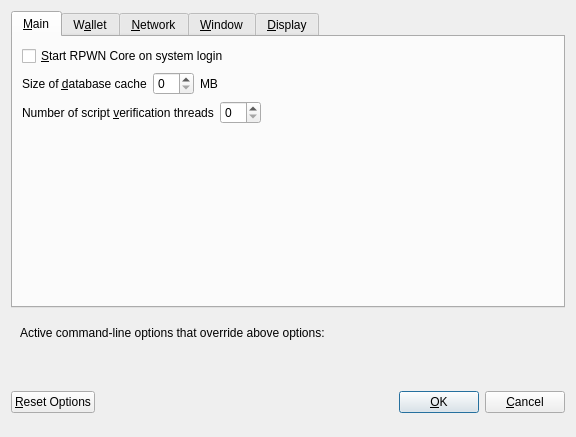
<?xml version="1.0" encoding="UTF-8"?>
<ui version="4.0">
 <class>OptionsDialog</class>
 <widget class="QDialog" name="OptionsDialog">
  <property name="geometry">
   <rect>
    <x>0</x>
    <y>0</y>
    <width>576</width>
    <height>402</height>
   </rect>
  </property>
  <property name="windowTitle">
   <string>Options</string>
  </property>
  <property name="modal">
   <bool>true</bool>
  </property>
  <layout class="QVBoxLayout" name="verticalLayout">
   <item>
    <widget class="QTabWidget" name="tabWidget">
     <property name="currentIndex">
      <number>0</number>
     </property>
     <widget class="QWidget" name="tabMain">
      <attribute name="title">
       <string>&amp;Main</string>
      </attribute>
      <layout class="QVBoxLayout" name="verticalLayout_Main">
       <item>
        <widget class="QCheckBox" name="bitcoinAtStartup">
         <property name="toolTip">
          <string>Automatically start RPWN Core after logging in to the system.</string>
         </property>
         <property name="text">
          <string>&amp;Start RPWN Core on system login</string>
         </property>
        </widget>
       </item>
       <item>
        <layout class="QHBoxLayout" name="horizontalLayout_2_Main">
         <item>
          <widget class="QLabel" name="databaseCacheLabel">
           <property name="text">
            <string>Size of &amp;database cache</string>
           </property>
           <property name="textFormat">
            <enum>Qt::PlainText</enum>
           </property>
           <property name="buddy">
            <cstring>databaseCache</cstring>
           </property>
          </widget>
         </item>
         <item>
          <widget class="QSpinBox" name="databaseCache"/>
         </item>
         <item>
          <widget class="QLabel" name="databaseCacheUnitLabel">
           <property name="text">
            <string>MB</string>
           </property>
           <property name="textFormat">
            <enum>Qt::PlainText</enum>
           </property>
          </widget>
         </item>
         <item>
          <spacer name="horizontalSpacer_2_Main">
           <property name="orientation">
            <enum>Qt::Horizontal</enum>
           </property>
           <property name="sizeHint" stdset="0">
            <size>
             <width>40</width>
             <height>20</height>
            </size>
           </property>
          </spacer>
         </item>
        </layout>
       </item>
       <item>
        <layout class="QHBoxLayout" name="horizontalLayout_3_Main">
         <item>
          <widget class="QLabel" name="threadsScriptVerifLabel">
           <property name="text">
            <string>Number of script &amp;verification threads</string>
           </property>
           <property name="textFormat">
            <enum>Qt::PlainText</enum>
           </property>
           <property name="buddy">
            <cstring>threadsScriptVerif</cstring>
           </property>
          </widget>
         </item>
         <item>
          <widget class="QSpinBox" name="threadsScriptVerif">
           <property name="toolTip">
            <string>(0 = auto, &lt;0 = leave that many cores free)</string>
           </property>
          </widget>
         </item>
         <item>
          <spacer name="horizontalSpacer_3_Main">
           <property name="orientation">
            <enum>Qt::Horizontal</enum>
           </property>
           <property name="sizeHint" stdset="0">
            <size>
             <width>40</width>
             <height>20</height>
            </size>
           </property>
          </spacer>
         </item>
        </layout>
       </item>
       <item>
        <spacer name="verticalSpacer_Main">
         <property name="orientation">
          <enum>Qt::Vertical</enum>
         </property>
         <property name="sizeHint" stdset="0">
          <size>
           <width>20</width>
           <height>40</height>
          </size>
         </property>
        </spacer>
       </item>
      </layout>
     </widget>
     <widget class="QWidget" name="tabWallet">
      <attribute name="title">
       <string>W&amp;allet</string>
      </attribute>
      <layout class="QVBoxLayout" name="verticalLayout_Wallet">
       <item>
        <widget class="QGroupBox" name="groupBox">
         <property name="title">
          <string>Expert</string>
         </property>
         <layout class="QVBoxLayout" name="verticalLayout_2">
          <item>
           <widget class="QCheckBox" name="coinControlFeatures">
            <property name="toolTip">
             <string>Whether to show coin control features or not.</string>
            </property>
            <property name="text">
             <string>Enable coin &amp;control features</string>
            </property>
           </widget>
          </item>
          <item>
           <widget class="QCheckBox" name="showMasternodesTab">
            <property name="toolTip">
             <string>Show additional tab listing all your masternodes in first sub-tab&lt;br/&gt;and all masternodes on the network in second sub-tab.</string>
            </property>
            <property name="text">
             <string>Show Masternodes Tab</string>
            </property>
           </widget>
          </item>
          <item>
           <widget class="QCheckBox" name="showAdvancedPSUI">
            <property name="toolTip">
             <string>Show additional information and buttons for PrivateSend on overview screen.</string>
            </property>
            <property name="text">
             <string>Enable advanced PrivateSend interface</string>
            </property>
           </widget>
          </item>
          <item>
           <widget class="QCheckBox" name="lowKeysWarning">
            <property name="toolTip">
             <string>Show warning dialog when PrivateSend detects that wallet has very low number of keys left.</string>
            </property>
            <property name="text">
             <string>Warn if PrivateSend is running out of keys</string>
            </property>
           </widget>
          </item>
          <item>
           <widget class="QCheckBox" name="privateSendMultiSession">
            <property name="toolTip">
             <string>Whether to use experimental PrivateSend mode with multiple mixing sessions per block.&lt;br/&gt;Note: You must use this feature carefully.&lt;br/&gt;Make sure you always have recent wallet (auto)backup in a safe place!</string>
            </property>
            <property name="text">
             <string>Enable PrivateSend &amp;multi-session</string>
            </property>
           </widget>
          </item>
          <item>
           <widget class="QCheckBox" name="spendZeroConfChange">
            <property name="toolTip">
             <string>If you disable the spending of unconfirmed change, the change from a transaction&lt;br/&gt;cannot be used until that transaction has at least one confirmation.&lt;br/&gt;This also affects how your balance is computed.</string>
            </property>
            <property name="text">
             <string>&amp;Spend unconfirmed change</string>
            </property>
           </widget>
          </item>
         </layout>
        </widget>
       </item>
       <item>
        <layout class="QHBoxLayout" name="horizontalLayout_4_Wallet">
         <item>
          <widget class="QLabel" name="label">
           <property name="toolTip">
            <string>This setting determines the amount of individual masternodes that an input will be anonymized through.&lt;br/&gt;More rounds of anonymization gives a higher degree of privacy, but also costs more in fees.</string>
           </property>
           <property name="text">
            <string>PrivateSend rounds to use</string>
           </property>
          </widget>
         </item>
         <item>
          <widget class="QSpinBox" name="privateSendRounds">
           <property name="minimum">
            <number>2</number>
           </property>
           <property name="maximum">
            <number>8</number>
           </property>
           <property name="value">
            <number>4</number>
           </property>
          </widget>
         </item>
        </layout>
       </item>
       <item>
        <layout class="QHBoxLayout" name="horizontalLayout">
         <item>
          <widget class="QLabel" name="label_2">
           <property name="toolTip">
            <string>This amount acts as a threshold to turn off PrivateSend once it's reached.</string>
           </property>
           <property name="statusTip">
            <string notr="true"/>
           </property>
           <property name="whatsThis">
            <string notr="true"/>
           </property>
           <property name="accessibleName">
            <string notr="true"/>
           </property>
           <property name="accessibleDescription">
            <string notr="true"/>
           </property>
           <property name="text">
            <string>Amount of RPWN to keep anonymized</string>
           </property>
          </widget>
         </item>
         <item>
          <widget class="QSpinBox" name="privateSendAmount">
           <property name="minimum">
            <number>2</number>
           </property>
           <property name="maximum">
            <number>2000</number>
           </property>
           <property name="singleStep">
            <number>10</number>
           </property>
           <property name="value">
            <number>1000</number>
           </property>
          </widget>
         </item>
        </layout>
       </item>
       <item>
        <spacer name="verticalSpacer_Wallet">
         <property name="orientation">
          <enum>Qt::Vertical</enum>
         </property>
         <property name="sizeHint" stdset="0">
          <size>
           <width>20</width>
           <height>40</height>
          </size>
         </property>
        </spacer>
       </item>
      </layout>
     </widget>
     <widget class="QWidget" name="tabNetwork">
      <attribute name="title">
       <string>&amp;Network</string>
      </attribute>
      <layout class="QVBoxLayout" name="verticalLayout_Network">
       <item>
        <widget class="QCheckBox" name="mapPortUpnp">
         <property name="toolTip">
          <string>Automatically open the RPWN Core client port on the router. This only works when your router supports UPnP and it is enabled.</string>
         </property>
         <property name="text">
          <string>Map port using &amp;UPnP</string>
         </property>
        </widget>
       </item>
       <item>
        <widget class="QCheckBox" name="allowIncoming">
         <property name="toolTip">
          <string>Accept connections from outside</string>
         </property>
         <property name="text">
          <string>Allow incoming connections</string>
         </property>
        </widget>
       </item>
       <item>
        <widget class="QCheckBox" name="connectSocks">
         <property name="toolTip">
          <string>Connect to the RPWN network through a SOCKS5 proxy.</string>
         </property>
         <property name="text">
          <string>&amp;Connect through SOCKS5 proxy (default proxy):</string>
         </property>
        </widget>
       </item>
       <item>
        <layout class="QHBoxLayout" name="horizontalLayout_1_Network">
         <item>
          <widget class="QLabel" name="proxyIpLabel">
           <property name="text">
            <string>Proxy &amp;IP:</string>
           </property>
           <property name="textFormat">
            <enum>Qt::PlainText</enum>
           </property>
           <property name="buddy">
            <cstring>proxyIp</cstring>
           </property>
          </widget>
         </item>
         <item>
          <widget class="QValidatedLineEdit" name="proxyIp">
           <property name="minimumSize">
            <size>
             <width>140</width>
             <height>0</height>
            </size>
           </property>
           <property name="maximumSize">
            <size>
             <width>140</width>
             <height>16777215</height>
            </size>
           </property>
           <property name="toolTip">
            <string>IP address of the proxy (e.g. IPv4: 127.0.0.1 / IPv6: ::1)</string>
           </property>
          </widget>
         </item>
         <item>
          <widget class="QLabel" name="proxyPortLabel">
           <property name="text">
            <string>&amp;Port:</string>
           </property>
           <property name="textFormat">
            <enum>Qt::PlainText</enum>
           </property>
           <property name="buddy">
            <cstring>proxyPort</cstring>
           </property>
          </widget>
         </item>
         <item>
          <widget class="QLineEdit" name="proxyPort">
           <property name="minimumSize">
            <size>
             <width>55</width>
             <height>0</height>
            </size>
           </property>
           <property name="maximumSize">
            <size>
             <width>55</width>
             <height>16777215</height>
            </size>
           </property>
           <property name="toolTip">
            <string>Port of the proxy (e.g. 9050)</string>
           </property>
          </widget>
         </item>
         <item>
          <spacer name="horizontalSpacer_1_Network">
           <property name="orientation">
            <enum>Qt::Horizontal</enum>
           </property>
           <property name="sizeHint" stdset="0">
            <size>
             <width>40</width>
             <height>20</height>
            </size>
           </property>
          </spacer>
         </item>
        </layout>
       </item>
       <item>
        <layout class="QHBoxLayout" name="horizontalLayout_2_Network">
         <item>
          <widget class="QLabel" name="proxyActiveNets">
           <property name="text">
            <string>Used for reaching peers via:</string>
           </property>
           <property name="textFormat">
            <enum>Qt::PlainText</enum>
           </property>
          </widget>
         </item>
         <item>
          <widget class="QCheckBox" name="proxyReachIPv4">
           <property name="enabled">
            <bool>false</bool>
           </property>
           <property name="toolTip">
            <string>Shows, if the supplied default SOCKS5 proxy is used to reach peers via this network type.</string>
           </property>
           <property name="text">
            <string/>
           </property>
          </widget>
         </item>
         <item>
          <widget class="QLabel" name="proxyReachIPv4Label">
           <property name="text">
            <string>IPv4</string>
           </property>
           <property name="textFormat">
            <enum>Qt::PlainText</enum>
           </property>
          </widget>
         </item>
         <item>
          <widget class="QCheckBox" name="proxyReachIPv6">
           <property name="enabled">
            <bool>false</bool>
           </property>
           <property name="toolTip">
            <string>Shows, if the supplied default SOCKS5 proxy is used to reach peers via this network type.</string>
           </property>
           <property name="text">
            <string/>
           </property>
          </widget>
         </item>
         <item>
          <widget class="QLabel" name="proxyReachIPv6Label">
           <property name="text">
            <string>IPv6</string>
           </property>
           <property name="textFormat">
            <enum>Qt::PlainText</enum>
           </property>
          </widget>
         </item>
         <item>
          <widget class="QCheckBox" name="proxyReachTor">
           <property name="enabled">
            <bool>false</bool>
           </property>
           <property name="toolTip">
            <string>Shows, if the supplied default SOCKS5 proxy is used to reach peers via this network type.</string>
           </property>
           <property name="text">
            <string/>
           </property>
          </widget>
         </item>
         <item>
          <widget class="QLabel" name="proxyReachTorLabel">
           <property name="text">
            <string>Tor</string>
           </property>
           <property name="textFormat">
            <enum>Qt::PlainText</enum>
           </property>
          </widget>
         </item>
         <item>
          <spacer name="horizontalSpacer_2_Network">
           <property name="orientation">
            <enum>Qt::Horizontal</enum>
           </property>
           <property name="sizeHint" stdset="0">
            <size>
             <width>40</width>
             <height>20</height>
            </size>
           </property>
          </spacer>
         </item>
        </layout>
       </item>
       <item>
        <widget class="QCheckBox" name="connectSocksTor">
         <property name="toolTip">
          <string>Connect to the RPWN network through a separate SOCKS5 proxy for Tor hidden services.</string>
         </property>
         <property name="text">
          <string>Use separate SOCKS5 proxy to reach peers via Tor hidden services:</string>
         </property>
        </widget>
       </item>
       <item>
        <layout class="QHBoxLayout" name="horizontalLayout_3_Network">
         <item>
          <widget class="QLabel" name="proxyIpTorLabel">
           <property name="text">
            <string>Proxy &amp;IP:</string>
           </property>
           <property name="textFormat">
            <enum>Qt::PlainText</enum>
           </property>
           <property name="buddy">
            <cstring>proxyIpTor</cstring>
           </property>
          </widget>
         </item>
         <item>
          <widget class="QValidatedLineEdit" name="proxyIpTor">
           <property name="minimumSize">
            <size>
             <width>140</width>
             <height>0</height>
            </size>
           </property>
           <property name="maximumSize">
            <size>
             <width>140</width>
             <height>16777215</height>
            </size>
           </property>
           <property name="toolTip">
            <string>IP address of the proxy (e.g. IPv4: 127.0.0.1 / IPv6: ::1)</string>
           </property>
          </widget>
         </item>
         <item>
          <widget class="QLabel" name="proxyPortTorLabel">
           <property name="text">
            <string>&amp;Port:</string>
           </property>
           <property name="textFormat">
            <enum>Qt::PlainText</enum>
           </property>
           <property name="buddy">
            <cstring>proxyPortTor</cstring>
           </property>
          </widget>
         </item>
         <item>
          <widget class="QLineEdit" name="proxyPortTor">
           <property name="minimumSize">
            <size>
             <width>55</width>
             <height>0</height>
            </size>
           </property>
           <property name="maximumSize">
            <size>
             <width>55</width>
             <height>16777215</height>
            </size>
           </property>
           <property name="toolTip">
            <string>Port of the proxy (e.g. 9050)</string>
           </property>
          </widget>
         </item>
         <item>
          <spacer name="horizontalSpacer_4_Network">
           <property name="orientation">
            <enum>Qt::Horizontal</enum>
           </property>
           <property name="sizeHint" stdset="0">
            <size>
             <width>40</width>
             <height>20</height>
            </size>
           </property>
          </spacer>
         </item>
        </layout>
       </item>
       <item>
        <spacer name="verticalSpacer_Network">
         <property name="orientation">
          <enum>Qt::Vertical</enum>
         </property>
         <property name="sizeHint" stdset="0">
          <size>
           <width>20</width>
           <height>40</height>
          </size>
         </property>
        </spacer>
       </item>
      </layout>
     </widget>
     <widget class="QWidget" name="tabWindow">
      <attribute name="title">
       <string>&amp;Window</string>
      </attribute>
      <layout class="QVBoxLayout" name="verticalLayout_Window">
       <item>
        <widget class="QCheckBox" name="hideTrayIcon">
         <property name="toolTip">
          <string>&amp;Hide the icon from the system tray.</string>
         </property>
         <property name="text">
          <string>Hide tray icon</string>
         </property>
        </widget>
       </item>
       <item>
        <widget class="QCheckBox" name="minimizeToTray">
         <property name="toolTip">
          <string>Show only a tray icon after minimizing the window.</string>
         </property>
         <property name="text">
          <string>&amp;Minimize to the tray instead of the taskbar</string>
         </property>
        </widget>
       </item>
       <item>
        <widget class="QCheckBox" name="minimizeOnClose">
         <property name="toolTip">
          <string>Minimize instead of exit the application when the window is closed. When this option is enabled, the application will be closed only after selecting Exit in the menu.</string>
         </property>
         <property name="text">
          <string>M&amp;inimize on close</string>
         </property>
        </widget>
       </item>
       <item>
        <spacer name="verticalSpacer_Window">
         <property name="orientation">
          <enum>Qt::Vertical</enum>
         </property>
         <property name="sizeHint" stdset="0">
          <size>
           <width>20</width>
           <height>40</height>
          </size>
         </property>
        </spacer>
       </item>
      </layout>
     </widget>
     <widget class="QWidget" name="tabDisplay">
      <attribute name="title">
       <string>&amp;Display</string>
      </attribute>
      <layout class="QVBoxLayout" name="verticalLayout_Display">
       <item>
        <layout class="QHBoxLayout" name="horizontalLayout_1_Display">
         <item>
          <widget class="QLabel" name="langLabel">
           <property name="text">
            <string>User Interface &amp;language:</string>
           </property>
           <property name="textFormat">
            <enum>Qt::PlainText</enum>
           </property>
           <property name="buddy">
            <cstring>lang</cstring>
           </property>
          </widget>
         </item>
         <item>
          <widget class="QValueComboBox" name="lang">
           <property name="toolTip">
            <string>The user interface language can be set here. This setting will take effect after restarting RPWN Core.</string>
           </property>
          </widget>
         </item>
        </layout>
       </item>
       <item>
        <widget class="QLabel" name="label_3">
         <property name="toolTip">
          <string notr="true"/>
         </property>
         <property name="statusTip">
          <string notr="true"/>
         </property>
         <property name="whatsThis">
          <string notr="true"/>
         </property>
         <property name="accessibleName">
          <string notr="true"/>
         </property>
         <property name="text">
          <string>Language missing or translation incomplete? Help contributing translations here:
https://www.transifex.com/projects/p/RPWN/</string>
         </property>
         <property name="wordWrap">
          <bool>true</bool>
         </property>
         <property name="openExternalLinks">
          <bool>true</bool>
         </property>
         <property name="textInteractionFlags">
          <set>Qt::TextBrowserInteraction</set>
         </property>
        </widget>
       </item>
       <item>
        <layout class="QHBoxLayout" name="horizontalLayout_4_Display" stretch="0,0">
         <item>
          <widget class="QLabel" name="themeLabel">
           <property name="text">
            <string>User Interface Theme:</string>
           </property>
          </widget>
         </item>
         <item>
          <widget class="QValueComboBox" name="theme"/>
         </item>
        </layout>
       </item>
       <item>
        <widget class="Line" name="line">
         <property name="orientation">
          <enum>Qt::Horizontal</enum>
         </property>
        </widget>
       </item>
       <item>
        <layout class="QHBoxLayout" name="horizontalLayout_2_Display">
         <item>
          <widget class="QLabel" name="unitLabel">
           <property name="text">
            <string>&amp;Unit to show amounts in:</string>
           </property>
           <property name="textFormat">
            <enum>Qt::PlainText</enum>
           </property>
           <property name="buddy">
            <cstring>unit</cstring>
           </property>
          </widget>
         </item>
         <item>
          <widget class="QValueComboBox" name="unit">
           <property name="toolTip">
            <string>Choose the default subdivision unit to show in the interface and when sending coins.</string>
           </property>
          </widget>
         </item>
        </layout>
       </item>
       <item>
        <layout class="QHBoxLayout" name="horizontalLayout_5_Display">
         <item>
          <widget class="QLabel" name="digitsLabel">
           <property name="text">
            <string>Decimal digits</string>
           </property>
          </widget>
         </item>
         <item>
          <widget class="QValueComboBox" name="digits"/>
         </item>
        </layout>
       </item>
       <item>
        <layout class="QHBoxLayout" name="horizontalLayout_3_Display">
         <item>
          <widget class="QLabel" name="thirdPartyTxUrlsLabel">
           <property name="toolTip">
            <string>Third party URLs (e.g. a block explorer) that appear in the transactions tab as context menu items.&lt;br/&gt;%s in the URL is replaced by transaction hash. Multiple URLs are separated by vertical bar |.</string>
           </property>
           <property name="text">
            <string>Third party transaction URLs</string>
           </property>
           <property name="buddy">
            <cstring>thirdPartyTxUrls</cstring>
           </property>
          </widget>
         </item>
         <item>
          <widget class="QLineEdit" name="thirdPartyTxUrls">
           <property name="toolTip">
            <string>Third party URLs (e.g. a block explorer) that appear in the transactions tab as context menu items.&lt;br/&gt;%s in the URL is replaced by transaction hash. Multiple URLs are separated by vertical bar |.</string>
           </property>
          </widget>
         </item>
        </layout>
       </item>
       <item>
        <spacer name="verticalSpacer">
         <property name="orientation">
          <enum>Qt::Vertical</enum>
         </property>
         <property name="sizeHint" stdset="0">
          <size>
           <width>20</width>
           <height>40</height>
          </size>
         </property>
        </spacer>
       </item>
      </layout>
     </widget>
    </widget>
   </item>
   <item>
    <widget class="QFrame" name="frame">
     <layout class="QVBoxLayout" name="verticalLayout_Bottom">
      <item>
       <layout class="QHBoxLayout" name="horizontalLayout_Bottom">
        <item>
         <widget class="QLabel" name="overriddenByCommandLineInfoLabel">
          <property name="text">
           <string>Active command-line options that override above options:</string>
          </property>
          <property name="textFormat">
           <enum>Qt::PlainText</enum>
          </property>
         </widget>
        </item>
        <item>
         <spacer name="horizontalSpacer_Bottom">
          <property name="orientation">
           <enum>Qt::Horizontal</enum>
          </property>
          <property name="sizeHint" stdset="0">
           <size>
            <width>40</width>
            <height>20</height>
           </size>
          </property>
         </spacer>
        </item>
       </layout>
      </item>
      <item>
       <widget class="QLabel" name="overriddenByCommandLineLabel">
        <property name="text">
         <string/>
        </property>
        <property name="textFormat">
         <enum>Qt::PlainText</enum>
        </property>
        <property name="wordWrap">
         <bool>true</bool>
        </property>
       </widget>
      </item>
     </layout>
    </widget>
   </item>
   <item>
    <layout class="QHBoxLayout" name="horizontalLayout_Buttons">
     <item>
      <widget class="QPushButton" name="resetButton">
       <property name="toolTip">
        <string>Reset all client options to default.</string>
       </property>
       <property name="text">
        <string>&amp;Reset Options</string>
       </property>
       <property name="autoDefault">
        <bool>false</bool>
       </property>
      </widget>
     </item>
     <item>
      <spacer name="horizontalSpacer_1">
       <property name="orientation">
        <enum>Qt::Horizontal</enum>
       </property>
       <property name="sizeHint" stdset="0">
        <size>
         <width>40</width>
         <height>48</height>
        </size>
       </property>
      </spacer>
     </item>
     <item>
      <widget class="QLabel" name="statusLabel">
       <property name="minimumSize">
        <size>
         <width>200</width>
         <height>0</height>
        </size>
       </property>
       <property name="font">
        <font>
         <weight>75</weight>
         <bold>true</bold>
        </font>
       </property>
       <property name="text">
        <string/>
       </property>
       <property name="textFormat">
        <enum>Qt::PlainText</enum>
       </property>
       <property name="wordWrap">
        <bool>true</bool>
       </property>
      </widget>
     </item>
     <item>
      <spacer name="horizontalSpacer_2">
       <property name="orientation">
        <enum>Qt::Horizontal</enum>
       </property>
       <property name="sizeHint" stdset="0">
        <size>
         <width>40</width>
         <height>48</height>
        </size>
       </property>
      </spacer>
     </item>
     <item>
      <widget class="QPushButton" name="okButton">
       <property name="text">
        <string>&amp;OK</string>
       </property>
       <property name="autoDefault">
        <bool>false</bool>
       </property>
       <property name="default">
        <bool>true</bool>
       </property>
      </widget>
     </item>
     <item>
      <widget class="QPushButton" name="cancelButton">
       <property name="text">
        <string>&amp;Cancel</string>
       </property>
       <property name="autoDefault">
        <bool>false</bool>
       </property>
      </widget>
     </item>
    </layout>
   </item>
  </layout>
 </widget>
 <customwidgets>
  <customwidget>
   <class>QValidatedLineEdit</class>
   <extends>QLineEdit</extends>
   <header>qvalidatedlineedit.h</header>
  </customwidget>
  <customwidget>
   <class>QValueComboBox</class>
   <extends>QComboBox</extends>
   <header>qvaluecombobox.h</header>
  </customwidget>
 </customwidgets>
 <resources/>
 <connections/>
</ui>
